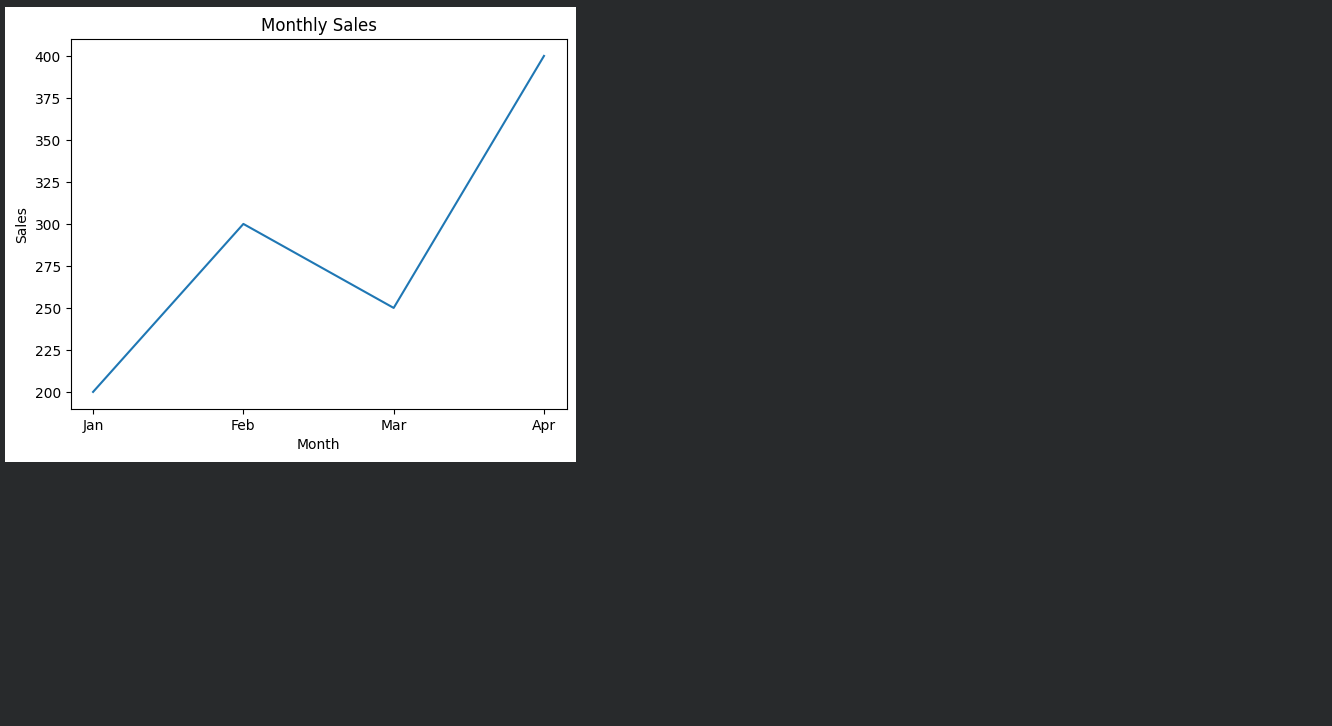

The Python source for this figure:
import matplotlib.pyplot as plt

months = ['Jan','Feb','Mar','Apr']
sales = [200,300,250,400]

plt.plot(months,sales)
plt.title("Monthly Sales")
plt.xlabel("Month")
plt.ylabel("Sales")
plt.show()
